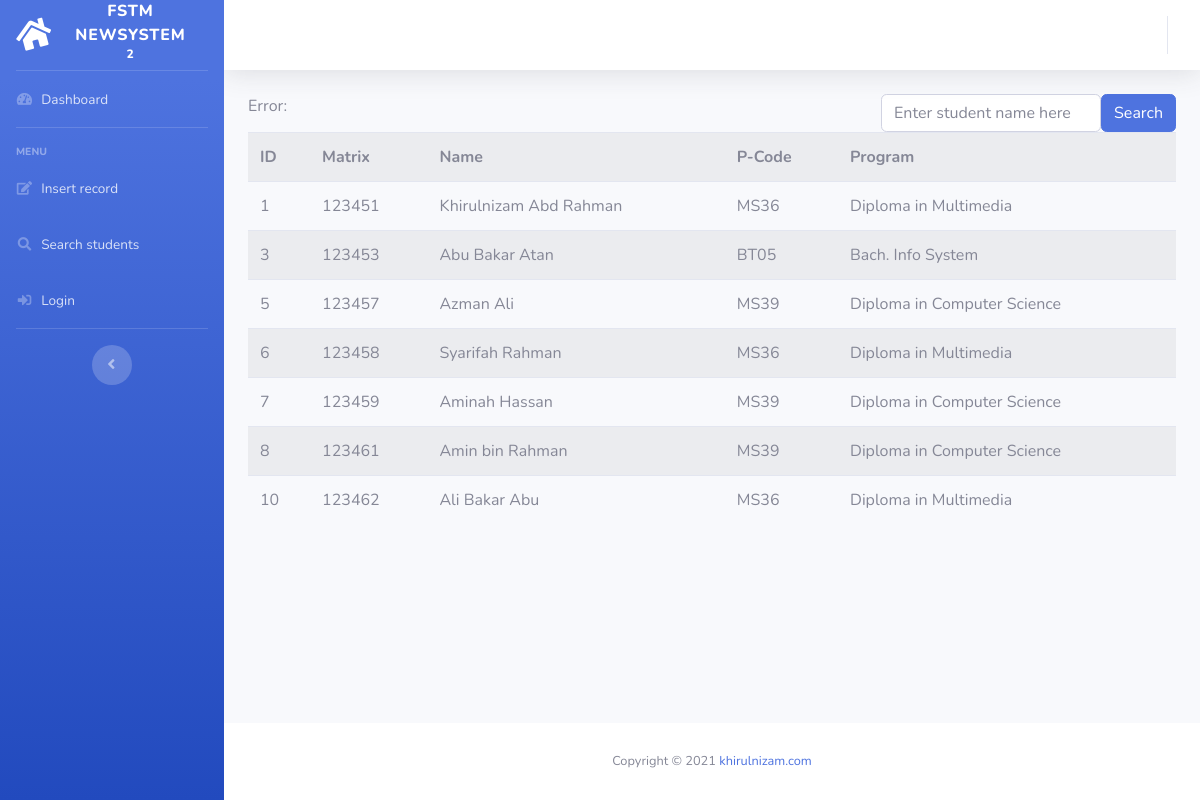
Screenshot of /search.php with the database file from the repository.
### tables this page shows
CREATE TABLE IF NOT EXISTS `students` (
  `id` int(11) unsigned NOT NULL AUTO_INCREMENT,
  `matrixno` varchar(10) NOT NULL,
  `name` varchar(50) DEFAULT NULL,
  `address` blob,
  `dob` date DEFAULT NULL,
  `programcode` varchar(6) DEFAULT NULL,
  `rshortcourses` varchar(255) DEFAULT NULL,
  PRIMARY KEY (`matrixno`),
  KEY `id` (`id`)
);

CREATE TABLE IF NOT EXISTS `programs` (
  `id` int(11) NOT NULL AUTO_INCREMENT,
  `programcode` varchar(6) NOT NULL DEFAULT '0',
  `programname` varchar(50) NOT NULL DEFAULT '0',
  PRIMARY KEY (`id`)
);

### search.php (the view, shortened to what this page needs)
<?php
	include "include/header.template.php";
?>
<div class="float-right">
	<form method="get" action=""
		class="form-inline">
		<input type="text" name="keyword"
		class="form-control"
		placeholder="Enter student name here">
		<button type="submit" class ="btn btn-primary">
		Search</button>
	</form>
</div>
<?php
include "include/dbconnect.php";
if(isset($_GET['keyword'])){
	$keyword=$_GET['keyword'];
	$sql = "SELECT students.id, matrixno, name,
				students.programcode,programs.programname
				FROM students
				INNER JOIN programs
				ON students.programcode = programs.programcode
				WHERE name LIKE '%$keyword%'";
}
else{
	$sql = "SELECT students.id, matrixno, name,
				students.programcode,programs.programname
				FROM students
				INNER JOIN programs
				ON students.programcode = programs.programcode ";
}
$result = mysqli_query($conn, $sql);
echo "Error: ".mysqli_error($conn);
if (mysqli_num_rows($result) > 0) {
    ?>
	<table class="table table-striped">
		<tr>
			<th>ID</th>
			<th>Matrix</th>
			<th>Name</th>
			<th>P-Code</th>
			<th>Program</th>
		</tr>
	<?php
    while($row = mysqli_fetch_assoc($result)) {
    	echo "<tr>";
        echo "<td> ".$row['id']."</td>";
        echo "<td> ".$row['matrixno'] ."</td>";
        echo "<td> ".$row['name'] ."</td>";
        echo "<td> ".$row['programcode'] ."</td>";
        echo "<td> ".$row['programname']."</td>";
        echo "</tr>\n";
    }
    ?>
	</table>
    <?php
}
else {
    echo "Search not found";
}
?>
<?php
	include "include/footer.template.php";
?>

### rows the page displays
students: id "1", matrixno "123451", name "Khirulnizam Abd Rahman", programcode "MS36", programs.programname "Diploma in Multimedia"
students: id "3", matrixno "123453", name "Abu Bakar Atan", programcode "BT05", programs.programname "Bach. Info System"
students: id "5", matrixno "123457", name "Azman Ali", programcode "MS39", programs.programname "Diploma in Computer Science"
students: id "6", matrixno "123458", name "Syarifah Rahman", programcode "MS36", programs.programname "Diploma in Multimedia"
students: id "7", matrixno "123459", name "Aminah Hassan", programcode "MS39", programs.programname "Diploma in Computer Science"
students: id "8", matrixno "123461", name "Amin bin Rahman", programcode "MS39", programs.programname "Diploma in Computer Science"
students: id "10", matrixno "123462", name "Ali Bakar Abu", programcode "MS36", programs.programname "Diploma in Multimedia"

### other values shown
date ("Y") "2021"
